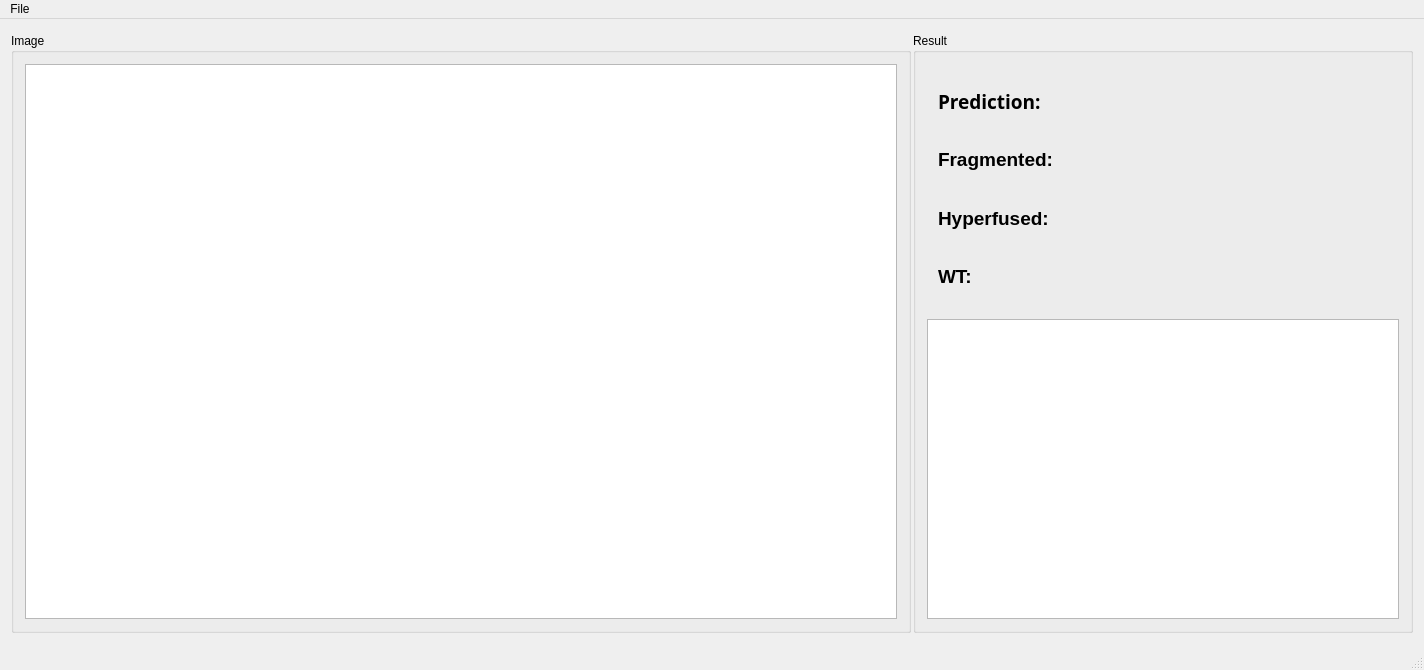
<?xml version="1.0" encoding="UTF-8"?>
<ui version="4.0">
 <class>MainWindow</class>
 <widget class="QMainWindow" name="MainWindow">
  <property name="geometry">
   <rect>
    <x>0</x>
    <y>0</y>
    <width>1424</width>
    <height>670</height>
   </rect>
  </property>
  <property name="minimumSize">
   <size>
    <width>1400</width>
    <height>670</height>
   </size>
  </property>
  <property name="maximumSize">
   <size>
    <width>1424</width>
    <height>670</height>
   </size>
  </property>
  <property name="windowTitle">
   <string>MainWindow</string>
  </property>
  <widget class="QWidget" name="centralWidget">
   <layout class="QHBoxLayout" name="horizontalLayout">
    <item>
     <widget class="QGroupBox" name="groupBox">
      <property name="minimumSize">
       <size>
        <width>900</width>
        <height>600</height>
       </size>
      </property>
      <property name="maximumSize">
       <size>
        <width>900</width>
        <height>600</height>
       </size>
      </property>
      <property name="title">
       <string>Image</string>
      </property>
      <layout class="QGridLayout" name="gridLayout">
       <item row="0" column="0">
        <widget class="QGraphicsView" name="graphicsView">
         <property name="minimumSize">
          <size>
           <width>600</width>
           <height>400</height>
          </size>
         </property>
         <property name="maximumSize">
          <size>
           <width>1200</width>
           <height>800</height>
          </size>
         </property>
         <property name="cursor" stdset="0">
          <cursorShape>CrossCursor</cursorShape>
         </property>
        </widget>
       </item>
      </layout>
     </widget>
    </item>
    <item>
     <widget class="QGroupBox" name="groupBox_2">
      <property name="sizePolicy">
       <sizepolicy hsizetype="Preferred" vsizetype="Preferred">
        <horstretch>0</horstretch>
        <verstretch>0</verstretch>
       </sizepolicy>
      </property>
      <property name="minimumSize">
       <size>
        <width>500</width>
        <height>600</height>
       </size>
      </property>
      <property name="maximumSize">
       <size>
        <width>500</width>
        <height>600</height>
       </size>
      </property>
      <property name="font">
       <font>
        <weight>50</weight>
        <bold>false</bold>
       </font>
      </property>
      <property name="title">
       <string>Result</string>
      </property>
      <layout class="QVBoxLayout" name="verticalLayout">
       <item>
        <widget class="QWidget" name="widget_3" native="true">
         <layout class="QGridLayout" name="gridLayout_2">
          <item row="3" column="0">
           <widget class="QLabel" name="hf">
            <property name="maximumSize">
             <size>
              <width>200</width>
              <height>16777215</height>
             </size>
            </property>
            <property name="font">
             <font>
              <family>Microsoft YaHei UI</family>
              <pointsize>14</pointsize>
              <weight>75</weight>
              <bold>true</bold>
             </font>
            </property>
            <property name="text">
             <string>Hyperfused:</string>
            </property>
           </widget>
          </item>
          <item row="1" column="1">
           <widget class="QLabel" name="fg_conf">
            <property name="font">
             <font>
              <family>Microsoft YaHei UI</family>
              <pointsize>14</pointsize>
              <weight>75</weight>
              <bold>true</bold>
             </font>
            </property>
            <property name="text">
             <string/>
            </property>
           </widget>
          </item>
          <item row="0" column="1">
           <widget class="QLabel" name="pred">
            <property name="font">
             <font>
              <family>Microsoft YaHei UI</family>
              <pointsize>14</pointsize>
              <weight>75</weight>
              <bold>true</bold>
             </font>
            </property>
            <property name="text">
             <string/>
            </property>
           </widget>
          </item>
          <item row="4" column="0">
           <widget class="QLabel" name="wt">
            <property name="maximumSize">
             <size>
              <width>200</width>
              <height>16777215</height>
             </size>
            </property>
            <property name="font">
             <font>
              <family>Microsoft YaHei UI</family>
              <pointsize>14</pointsize>
              <weight>75</weight>
              <bold>true</bold>
             </font>
            </property>
            <property name="text">
             <string>WT:</string>
            </property>
           </widget>
          </item>
          <item row="4" column="1">
           <widget class="QLabel" name="wt_conf">
            <property name="font">
             <font>
              <family>Microsoft YaHei UI</family>
              <pointsize>14</pointsize>
              <weight>75</weight>
              <bold>true</bold>
             </font>
            </property>
            <property name="text">
             <string/>
            </property>
           </widget>
          </item>
          <item row="1" column="0">
           <widget class="QLabel" name="fg">
            <property name="maximumSize">
             <size>
              <width>200</width>
              <height>16777215</height>
             </size>
            </property>
            <property name="font">
             <font>
              <family>Microsoft YaHei UI</family>
              <pointsize>14</pointsize>
              <weight>75</weight>
              <bold>true</bold>
             </font>
            </property>
            <property name="text">
             <string>Fragmented:</string>
            </property>
           </widget>
          </item>
          <item row="0" column="0">
           <widget class="QLabel" name="prediction">
            <property name="maximumSize">
             <size>
              <width>200</width>
              <height>16777215</height>
             </size>
            </property>
            <property name="font">
             <font>
              <family>Microsoft YaHei</family>
              <pointsize>14</pointsize>
              <weight>75</weight>
              <bold>true</bold>
             </font>
            </property>
            <property name="text">
             <string>Prediction:</string>
            </property>
           </widget>
          </item>
          <item row="3" column="1">
           <widget class="QLabel" name="hf_conf">
            <property name="font">
             <font>
              <family>Microsoft YaHei UI</family>
              <pointsize>14</pointsize>
              <weight>75</weight>
              <bold>true</bold>
             </font>
            </property>
            <property name="text">
             <string/>
            </property>
           </widget>
          </item>
         </layout>
        </widget>
       </item>
       <item>
        <widget class="QChartView" name="chartView">
         <property name="maximumSize">
          <size>
           <width>16777215</width>
           <height>300</height>
          </size>
         </property>
         <property name="font">
          <font>
           <family>Microsoft YaHei UI</family>
           <pointsize>12</pointsize>
          </font>
         </property>
        </widget>
       </item>
      </layout>
     </widget>
    </item>
   </layout>
  </widget>
  <widget class="QMenuBar" name="menuBar">
   <property name="geometry">
    <rect>
     <x>0</x>
     <y>0</y>
     <width>1424</width>
     <height>23</height>
    </rect>
   </property>
   <widget class="QMenu" name="menuFile">
    <property name="title">
     <string>File</string>
    </property>
    <addaction name="actionOpenImage"/>
    <addaction name="actionOpenFolder"/>
    <addaction name="separator"/>
    <addaction name="actionExit"/>
   </widget>
   <addaction name="menuFile"/>
  </widget>
  <widget class="QStatusBar" name="statusBar"/>
  <action name="actionOpenImage">
   <property name="text">
    <string>Open Image</string>
   </property>
  </action>
  <action name="actionExit">
   <property name="text">
    <string>Exit</string>
   </property>
  </action>
  <action name="actionOpenFolder">
   <property name="text">
    <string>Open Folder</string>
   </property>
  </action>
 </widget>
 <layoutdefault spacing="6" margin="11"/>
 <customwidgets>
  <customwidget>
   <class>QChartView</class>
   <extends>QGraphicsView</extends>
   <header>qchartview.h</header>
  </customwidget>
 </customwidgets>
 <resources/>
 <connections>
  <connection>
   <sender>actionExit</sender>
   <signal>triggered()</signal>
   <receiver>MainWindow</receiver>
   <slot>close()</slot>
   <hints>
    <hint type="sourcelabel">
     <x>-1</x>
     <y>-1</y>
    </hint>
    <hint type="destinationlabel">
     <x>616</x>
     <y>321</y>
    </hint>
   </hints>
  </connection>
 </connections>
</ui>
